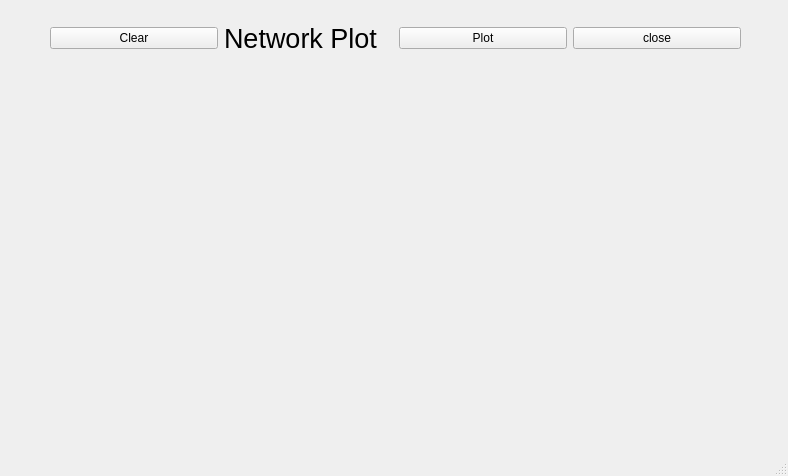
<?xml version="1.0" encoding="UTF-8"?>
<ui version="4.0">
 <class>NetworkPlot</class>
 <widget class="QMainWindow" name="NetworkPlot">
  <property name="geometry">
   <rect>
    <x>0</x>
    <y>0</y>
    <width>788</width>
    <height>476</height>
   </rect>
  </property>
  <property name="windowTitle">
   <string>NetworkPlot</string>
  </property>
  <widget class="QWidget" name="centralwidget">
   <widget class="QCustomPlot" name="widget" native="true">
    <property name="geometry">
     <rect>
      <x>20</x>
      <y>70</y>
      <width>731</width>
      <height>311</height>
     </rect>
    </property>
   </widget>
   <widget class="QWidget" name="">
    <property name="geometry">
     <rect>
      <x>50</x>
      <y>20</y>
      <width>691</width>
      <height>36</height>
     </rect>
    </property>
    <layout class="QHBoxLayout" name="horizontalLayout">
     <item>
      <widget class="QPushButton" name="btnClear">
       <property name="text">
        <string>Clear</string>
       </property>
      </widget>
     </item>
     <item>
      <widget class="QLabel" name="label">
       <property name="font">
        <font>
         <pointsize>20</pointsize>
        </font>
       </property>
       <property name="text">
        <string>Network Plot</string>
       </property>
      </widget>
     </item>
     <item>
      <widget class="QPushButton" name="btnPlot">
       <property name="text">
        <string>Plot</string>
       </property>
      </widget>
     </item>
     <item>
      <widget class="QPushButton" name="btnClose">
       <property name="text">
        <string>close</string>
       </property>
      </widget>
     </item>
    </layout>
   </widget>
  </widget>
  <widget class="QMenuBar" name="menubar">
   <property name="geometry">
    <rect>
     <x>0</x>
     <y>0</y>
     <width>788</width>
     <height>42</height>
    </rect>
   </property>
  </widget>
  <widget class="QStatusBar" name="statusbar"/>
 </widget>
 <customwidgets>
  <customwidget>
   <class>QCustomPlot</class>
   <extends>QWidget</extends>
   <header location="global">qcustomplot.h</header>
   <container>1</container>
  </customwidget>
 </customwidgets>
 <resources/>
 <connections>
  <connection>
   <sender>btnClose</sender>
   <signal>clicked()</signal>
   <receiver>NetworkPlot</receiver>
   <slot>close()</slot>
   <hints>
    <hint type="sourcelabel">
     <x>695</x>
     <y>83</y>
    </hint>
    <hint type="destinationlabel">
     <x>774</x>
     <y>52</y>
    </hint>
   </hints>
  </connection>
 </connections>
</ui>
